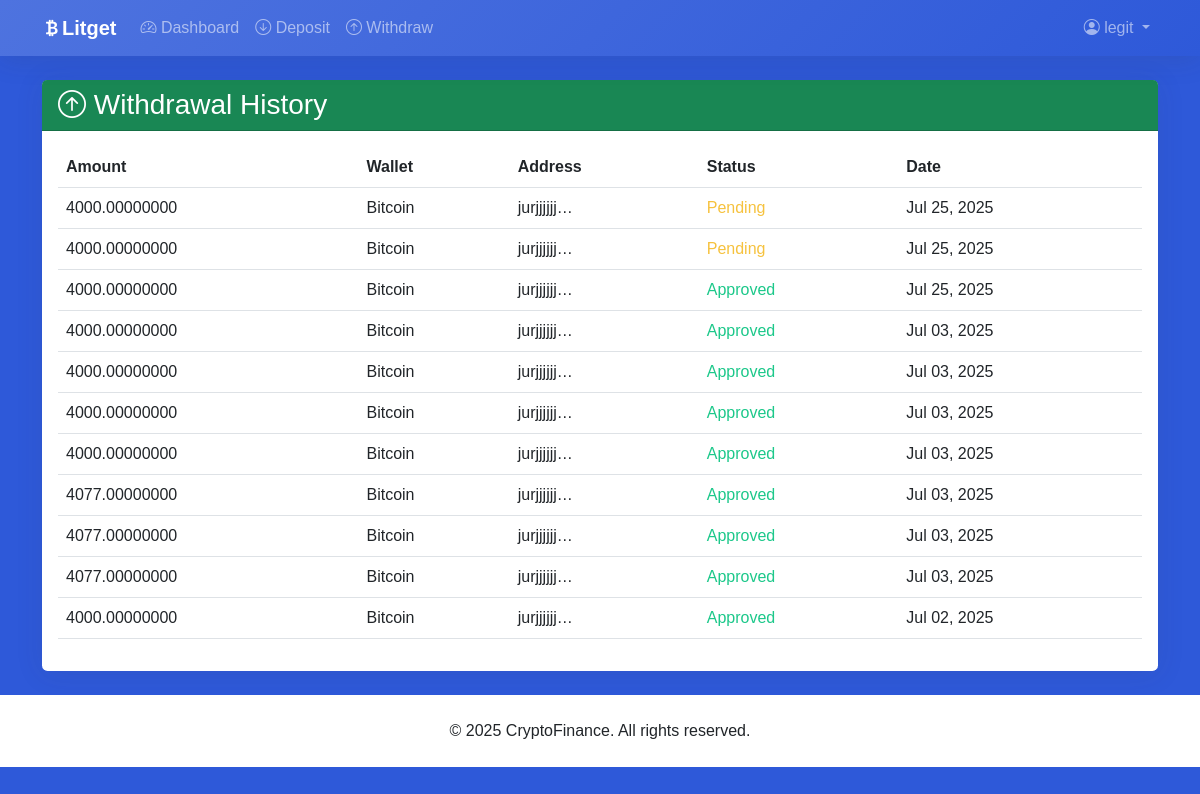
The page /withdrawal_history/ (signed in) on the database its author committed.
### myapp/models.py (models this page shows, shortened)
class User(AbstractUser):
    balance = models.DecimalField(max_digits=20, decimal_places=8, default=0)
    hide_balance = models.BooleanField(default=False)
    referral_code = models.UUIDField(default=uuid.uuid4, editable=True, unique=True)
    referred_by = models.ForeignKey('self', null=True, blank=True, on_delete=models.SET_NULL, related_name='referrals')
    total_earned = models.DecimalField(max_digits=20, decimal_places=8, default=0)
    groups = models.ManyToManyField(
        Group,
        verbose_name='groups',
        blank=True,
        help_text='The groups this user belongs to.',
        related_name="custom_user_set",  # Changed from default
        related_query_name="user",
    )
    user_permissions = models.ManyToManyField(
        Permission,
        verbose_name='user permissions',
        blank=True,
        help_text='Specific permissions for this user.',
        related_name="custom_user_set",  # Changed from default
        related_query_name="user",
    )

class Withdrawal(models.Model):
    STATUS_CHOICES = (
        ('PENDING', 'Pending'),
        ('APPROVED', 'Approved'),
        ('REJECTED', 'Rejected'),
    )
    user = models.ForeignKey(User, on_delete=models.CASCADE)
    amount = models.DecimalField(max_digits=20, decimal_places=8, validators=[MinValueValidator(Decimal('0.00000001'))])
    wallet_type = models.CharField(max_length=10, choices=WalletAddress.WALLET_TYPES)
    wallet_address = models.CharField(max_length=100)
    status = models.CharField(max_length=10, choices=STATUS_CHOICES, default='PENDING')
    created_at = models.DateTimeField(auto_now_add=True)
    approved_at = models.DateTimeField(null=True, blank=True)

### myapp/views.py (the view)
# urls.py: path('withdrawal_history/', views.withdrawal_history, name='withdrawal_history'),
@login_required
def withdrawal_history(request):
    withdrawals = Withdrawal.objects.filter(user=request.user).order_by('-created_at')
    return render(request, 'myapp/withdrawal_history.html', {'withdrawals': withdrawals})

### myapp/templates/myapp/withdrawal_history.html
{% extends 'myapp/base.html' %}
{% block content %}
<div class="row">
    <div class="col-12">
        <div class="card">
            <div class="card-header bg-success text-white">
                <h3 class="mb-0"><i class="bi bi-arrow-up-circle"></i> Withdrawal History</h3>
            </div>
            <div class="card-body">
                <div class="table-responsive">
                    <table class="table table-hover">
                        <thead>
                            <tr>
                                <th>Amount</th>
                                <th>Wallet</th>
                                <th>Address</th>
                                <th>Status</th>
                                <th>Date</th>
                            </tr>
                        </thead>
                        <tbody>
                            {% for withdrawal in withdrawals %}
                            <tr>
                                <td>{{ withdrawal.amount|floatformat:8 }}</td>
                                <td>{{ withdrawal.get_wallet_type_display }}</td>
                                <td>{{ withdrawal.wallet_address|truncatechars:10 }}</td>
                                <td><span class="status-{{ withdrawal.status|lower }}">{{ withdrawal.get_status_display }}</span></td>
                                <td>{{ withdrawal.created_at|date:"M d, Y" }}</td>
                            </tr>
                            {% empty %}
                            <tr>
                                <td colspan="5" class="text-center">No withdrawals yet</td>
                            </tr>
                            {% endfor %}
                        </tbody>
                    </table>
                </div>
            </div>
        </div>
    </div>
</div>
{% endblock %}

### myapp/templates/myapp/base.html (shortened to what this page needs)
<!DOCTYPE html>
<html lang="en">
<head>
    <link href="https://cdn.jsdelivr.net/npm/bootstrap@5.3.0/dist/css/bootstrap.min.css" rel="stylesheet">
    <link rel="stylesheet" href="https://cdn.jsdelivr.net/npm/bootstrap-icons@1.10.0/font/bootstrap-icons.css">
</head>
<body>
    <nav class="navbar navbar-expand-lg navbar-dark sticky-top">
        <div class="container">
            <a class="navbar-brand fw-bold" href="{% url 'dashboard' %}">
                <i class="bi bi-currency-bitcoin"></i>Litget
            </a>
            <div class="collapse navbar-collapse" id="navbarNav">
                <ul class="navbar-nav me-auto">
                    {% if user.is_authenticated %}
                        <li class="nav-item">
                            <a class="nav-link" href="{% url 'dashboard' %}">
                                <i class="bi bi-speedometer2"></i> Dashboard
                            </a>
                        </li>
                        <li class="nav-item">
                            <a class="nav-link" href="{% url 'create_deposit' %}">
                                <i class="bi bi-arrow-down-circle"></i> Deposit
                            </a>
                        </li>
                        <li class="nav-item">
                            <a class="nav-link" href="{% url 'create_withdrawal' %}">
                                <i class="bi bi-arrow-up-circle"></i> Withdraw
                            </a>
                        </li>
                    {% endif %}
                </ul>
                <ul class="navbar-nav">
                    {% if user.is_authenticated %}
                        <li class="nav-item dropdown">
                            <a class="nav-link dropdown-toggle" href="#" id="navbarDropdown" role="button" data-bs-toggle="dropdown">
                                <i class="bi bi-person-circle"></i> {{ user.username }}
                            </a>
                        </li>
                    {% endif %}
                </ul>
            </div>
        </div>
    </nav>
    <main class="container py-4">
        {% block content %}{% endblock %}
    </main>
    <footer class="py-4 mt-auto bg-white">
        <div class="container text-center">
            <p class="mb-0">&copy; {% now "Y" %} CryptoFinance. All rights reserved.</p>
        </div>
    </footer>
</body>
</html>

### myapp/templates/myapp/base.html (style rules this page uses)
:root { --primary: #4e73df; --secondary: #2e59d9; --success: #1cc88a; --info: #36b9cc; --warning: #f6c23e; --danger: #e74a3b; --light: #f8f9fc; --dark: #0c0c0c; }
body { background-color: var(--secondary); font-family: 'Nunito', sans-serif; }
.navbar { background: linear-gradient(135deg, var(--primary) 0%, var(--secondary) 100%); box-shadow: 0 0.15rem 1.75rem 0 rgba(58, 59, 69, 0.15); }
.card { border: none; border-radius: 0.35rem; box-shadow: 0 0.15rem 1.75rem 0 rgba(58, 59, 69, 0.1); transition: all 0.3s ease; }
.status-pending { color: var(--warning); }
.status-approved { color: var(--success); }

### rows shown on the page
User: username "legit"
Withdrawal: amount "4000.00000000", wallet_type "Bitcoin", wallet_address "jurjjjjjj…", status "Pending", created_at "Jul 25, 2025"
Withdrawal: amount "4000.00000000", wallet_type "Bitcoin", wallet_address "jurjjjjjj…", status "Pending", created_at "Jul 25, 2025"
Withdrawal: amount "4000.00000000", wallet_type "Bitcoin", wallet_address "jurjjjjjj…", status "Approved", created_at "Jul 25, 2025"
Withdrawal: amount "4000.00000000", wallet_type "Bitcoin", wallet_address "jurjjjjjj…", status "Approved", created_at "Jul 03, 2025"
Withdrawal: amount "4000.00000000", wallet_type "Bitcoin", wallet_address "jurjjjjjj…", status "Approved", created_at "Jul 03, 2025"
Withdrawal: amount "4000.00000000", wallet_type "Bitcoin", wallet_address "jurjjjjjj…", status "Approved", created_at "Jul 03, 2025"
Withdrawal: amount "4000.00000000", wallet_type "Bitcoin", wallet_address "jurjjjjjj…", status "Approved", created_at "Jul 03, 2025"
Withdrawal: amount "4077.00000000", wallet_type "Bitcoin", wallet_address "jurjjjjjj…", status "Approved", created_at "Jul 03, 2025"
Withdrawal: amount "4077.00000000", wallet_type "Bitcoin", wallet_address "jurjjjjjj…", status "Approved", created_at "Jul 03, 2025"
Withdrawal: amount "4077.00000000", wallet_type "Bitcoin", wallet_address "jurjjjjjj…", status "Approved", created_at "Jul 03, 2025"
Withdrawal: amount "4000.00000000", wallet_type "Bitcoin", wallet_address "jurjjjjjj…", status "Approved", created_at "Jul 02, 2025"
